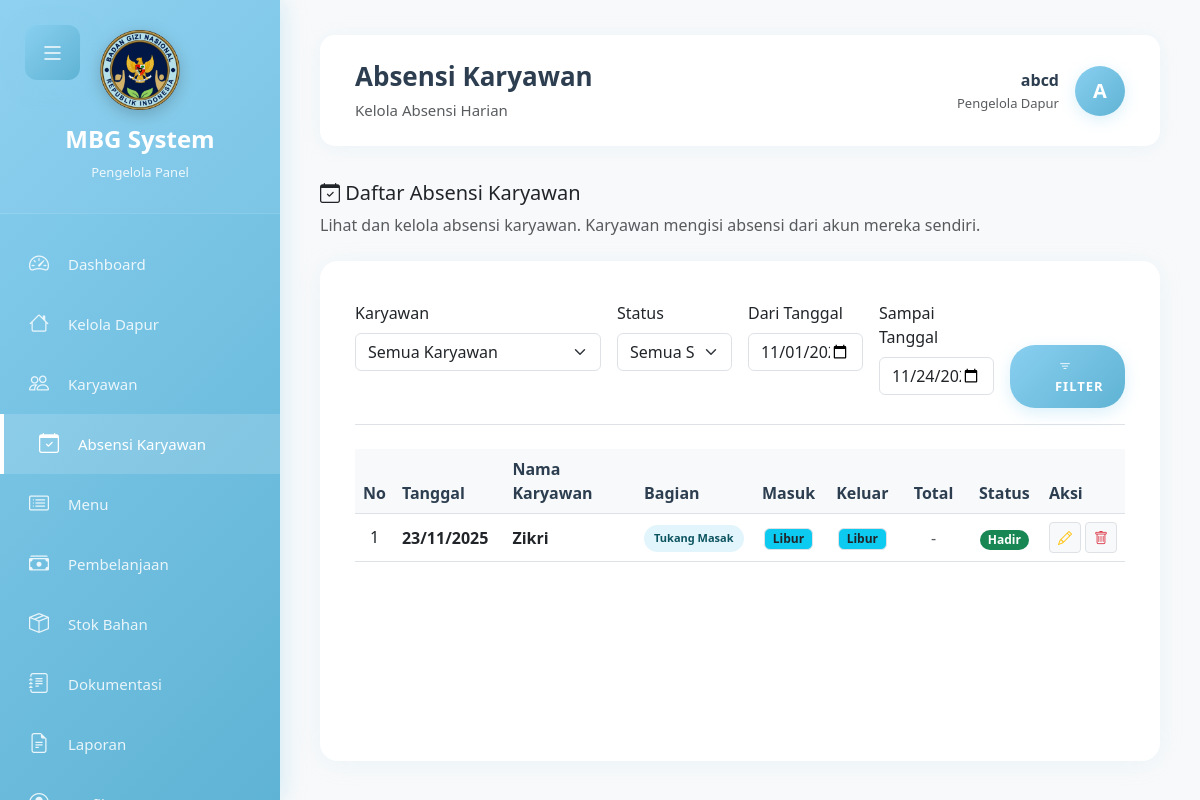
Screenshot of /pengelola/absensi.php (signed in) with the database file from the repository.
### tables this page shows
CREATE TABLE `tbl_absensi` (
  `id_absensi` int(11) NOT NULL,
  `id_karyawan` int(11) NOT NULL,
  `tanggal` date NOT NULL,
  `jam_masuk` time DEFAULT NULL,
  `jam_keluar` time DEFAULT NULL,
  `total_jam_kerja` decimal(5,2) DEFAULT NULL,
  `status_kehadiran` enum('hadir','izin','sakit','alpha') DEFAULT 'hadir',
  `keterangan` text DEFAULT NULL,
  `created_at` timestamp NOT NULL DEFAULT current_timestamp(),
  `updated_at` timestamp NOT NULL DEFAULT current_timestamp() ON UPDATE current_timestamp()
);

CREATE TABLE `tbl_karyawan` (
  `id_karyawan` int(11) NOT NULL,
  `id_role` int(11) DEFAULT 3,
  `id_pengelola` int(11) NOT NULL,
  `id_dapur` int(11) DEFAULT NULL,
  `nama` varchar(100) NOT NULL,
  `bagian` varchar(100) DEFAULT NULL,
  `jam_masuk` time DEFAULT NULL,
  `jam_keluar` time DEFAULT NULL,
  `email` varchar(100) NOT NULL,
  `password` varchar(255) NOT NULL,
  `no_telepon` varchar(20) DEFAULT NULL,
  `alamat` text DEFAULT NULL,
  `tanggal_bergabung` date DEFAULT NULL,
  `foto_profil` varchar(255) DEFAULT NULL,
  `status` enum('aktif','nonaktif','cuti') DEFAULT 'aktif',
  `created_at` timestamp NOT NULL DEFAULT current_timestamp(),
  `updated_at` timestamp NOT NULL DEFAULT current_timestamp() ON UPDATE current_timestamp(),
  `hari_libur` varchar(255) DEFAULT NULL
);

### pengelola/absensi.php (the view, shortened to what this page needs)
<?php
require_once '../koneksi.php';
$id_pengelola = $_SESSION['user_id'];
$tanggal_mulai = isset($_GET['tanggal_mulai']) ? escape($_GET['tanggal_mulai']) : date('Y-m-01');
$tanggal_akhir = isset($_GET['tanggal_akhir']) ? escape($_GET['tanggal_akhir']) : date('Y-m-d');
$query_absensi = "SELECT a.*, k.nama, k.bagian, k.hari_libur, d.nama_dapur
                  FROM tbl_absensi a
                  INNER JOIN tbl_karyawan k ON a.id_karyawan = k.id_karyawan
                  LEFT JOIN tbl_dapur d ON k.id_dapur = d.id_dapur
                  WHERE k.id_pengelola = '$id_pengelola'
                  AND a.tanggal BETWEEN '$tanggal_mulai' AND '$tanggal_akhir'";
$query_absensi .= " ORDER BY a.tanggal DESC, k.nama ASC";
$result_absensi = mysqli_query($conn, $query_absensi);
?>
<!DOCTYPE html>
<html lang="id">
<head>
    <link href="https://cdn.jsdelivr.net/npm/bootstrap@5.3.0/dist/css/bootstrap.min.css" rel="stylesheet">
    <link rel="stylesheet" href="https://cdn.jsdelivr.net/npm/bootstrap-icons@1.11.0/font/bootstrap-icons.css">
    <link rel="stylesheet" href="../assets/css/style.css">
    <link rel="stylesheet" href="../assets/css/admin-dashboard.css">
</head>
<body>
    <button class="mobile-menu-toggle" id="mobileMenuToggle">
        <i class="bi bi-list"></i>
    </button>
    <div class="sidebar" id="sidebar">
        <div class="sidebar-header">
            <div class="sidebar-logo">
                <img src="../assets/img/logo.png" alt="MBG Logo" class="logo-image">
            </div>
            <h4>MBG System</h4>
            <small>Pengelola Panel</small>
        </div>
        <div class="sidebar-menu">
            <a href="dashboard.php"><i class="bi bi-speedometer2"></i><span>Dashboard</span></a>
            <a href="dapur.php"><i class="bi bi-house"></i><span>Kelola Dapur</span></a>
            <a href="karyawan.php"><i class="bi bi-people"></i><span>Karyawan</span></a>
            <a href="absensi.php" class="active">
                <i class="bi bi-calendar-check"></i>
                <span>Absensi Karyawan</span>
            </a>
            <a href="menu.php"><i class="bi bi-card-list"></i><span>Menu</span></a>
            <a href="pembelanjaan.php"><i class="bi bi-cash-stack"></i><span>Pembelanjaan</span></a>
            <a href="stok.php"><i class="bi bi-box-seam"></i><span>Stok Bahan</span></a>
            <a href="dokumentasi.php"><i class="bi bi-journal-text"></i><span>Dokumentasi</span></a>
            <a href="laporan.php"><i class="bi bi-file-earmark-text"></i><span>Laporan</span></a>
            <a href="profil.php">
                <i class="bi bi-person-circle"></i>
                <span>Profil</span>
            </a>
        </div>
    </div>
    <div class="main-content" id="mainContent">
        <div class="top-navbar">
            <div><h4 class="mb-0">Absensi Karyawan</h4><small class="text-muted">Kelola Absensi Harian</small></div>
            <div class="user-profile">
                <a href="profil.php" class="text-decoration-none text-dark d-flex align-items-center">
                    <div class="text-end me-3">
                        <div class="fw-bold"><?= $_SESSION['user_name'] ?></div>
                        <small class="text-muted">Pengelola Dapur</small>
                    </div>
                    <div class="user-avatar">
                        <?php if (isset($_SESSION['foto_profil']) && $_SESSION['foto_profil']): ?>
                            <img src="../assets/img/profil/<?= $_SESSION['foto_profil'] ?>" alt="Profil" class="rounded-circle" style="width: 40px; height: 40px; object-fit: cover;">
                        <?php else: ?>
                            <?= strtoupper(substr($_SESSION['user_name'], 0, 1)) ?>
                        <?php endif; ?>
                    </div>
                </a>
            </div>
        </div>
        <div class="content-wrapper">
            <div class="mb-4">
                <h5><i class="bi bi-calendar-check"></i> Daftar Absensi Karyawan</h5>
                <p class="text-muted mb-0">Lihat dan kelola absensi karyawan. Karyawan mengisi absensi dari akun mereka sendiri.</p>
            </div>
            <div class="table-card">
                <div class="mb-4 pb-3 border-bottom">
                    <form method="GET" action="absensi.php">
                        <div class="row g-3">
                            <div class="col-md-4">
                                <label class="form-label">Karyawan</label>
                                <select name="karyawan" class="form-select">
                                    <option value="">Semua Karyawan</option>
                                </select>
                            </div>
                            <div class="col-md-2">
                                <label class="form-label">Status</label>
                                <select name="status" class="form-select">
                                    <option value="">Semua Status</option>
                                </select>
                            </div>
                            <div class="col-md-2">
                                <label class="form-label">Dari Tanggal</label>
                                <input type="date" name="tanggal_mulai" class="form-control" value="<?= $tanggal_mulai ?>">
                            </div>
                            <div class="col-md-2">
                                <label class="form-label">Sampai Tanggal</label>
                                <input type="date" name="tanggal_akhir" class="form-control" value="<?= $tanggal_akhir ?>">
                            </div>
                            <div class="col-md-2">
                                <label class="form-label d-none d-md-block">&nbsp;</label>
                                <button type="submit" class="btn btn-primary w-100">
                                    <i class="bi bi-filter me-1"></i> Filter
                                </button>
                            </div>
                        </div>
                    </form>
                </div>
                <div class="table-responsive">
                    <table class="table table-hover align-middle table-dapur">
                        <thead>
                            <tr>
                                <th style="width: 5%;">No</th>
                                <th style="width: 15%;">Tanggal</th>
                                <th style="width: 20%;">Nama Karyawan</th>
                                <th style="width: 15%;">Bagian</th>
                                <th style="width: 10%;" class="text-center">Masuk</th>
                                <th style="width: 10%;" class="text-center">Keluar</th>
                                <th style="width: 10%;" class="text-center">Total</th>
                                <th style="width: 10%;" class="text-center">Status</th>
                                <th style="width: 5%;">Aksi</th>
                            </tr>
                        </thead>
                        <tbody>
                            <?php if (mysqli_num_rows($result_absensi) > 0):
                                $no = 1;
                                while($a = mysqli_fetch_assoc($result_absensi)):
                                    $status_class = $a['status_kehadiran'] == 'hadir' ? 'bg-success' :
                                                   ($a['status_kehadiran'] == 'izin' ? 'bg-warning' :
                                                   ($a['status_kehadiran'] == 'sakit' ? 'bg-info' : 'bg-danger'));
                                    $is_weekly_libur = false;
                                    if (!empty($a['hari_libur'])) {
                                        $days_id = [
                                            'Sunday' => 'Minggu',
                                            'Monday' => 'Senin',
                                            'Tuesday' => 'Selasa',
                                            'Wednesday' => 'Rabu',
                                            'Thursday' => 'Kamis',
                                            'Friday' => 'Jumat',
                                            'Saturday' => 'Sabtu'
                                        ];
                                        $day_name = $days_id[date('l', strtotime($a['tanggal']))];
                                        $libur_days = explode(',', $a['hari_libur']);
                                        if (in_array($day_name, $libur_days)) {
                                            $is_weekly_libur = true;
                                        }
                                    }
                            ?>
                            <tr>
                                <td class="text-center"><?= $no++ ?></td>
                                <td>
                                    <div class="fw-semibold text-dark"><?= date('d/m/Y', strtotime($a['tanggal'])) ?></div>
                                </td>
                                <td>
                                    <div class="fw-bold"><?= $a['nama'] ?></div>
                                </td>
                                <td>
                                    <span class="badge-bagian">
                                        <?= ucwords(str_replace('_', ' ', $a['bagian'] ?? 'umum')) ?>
                                    </span>
                                </td>
                                <td class="text-center">
                                    <?php if ($is_weekly_libur): ?>
                                        <span class="badge bg-info text-dark border">Libur</span>
                                    <?php elseif ($a['jam_masuk']): ?>
                                        <span class="badge bg-light text-success border">
                                            <?= date('H:i', strtotime($a['jam_masuk'])) ?>
                                        </span>
                                    <?php else: ?>
                                        -
                                    <?php endif; ?>
                                </td>
                                <td class="text-center">
                                    <?php if ($is_weekly_libur): ?>
                                        <span class="badge bg-info text-dark border">Libur</span>
                                    <?php elseif ($a['jam_keluar']): ?>
                                        <span class="badge bg-light text-danger border">
                                            <?= date('H:i', strtotime($a['jam_keluar'])) ?>
                                        </span>
                                    <?php else: ?>
                                        -
                                    <?php endif; ?>
                                </td>
                                <td class="text-center">
                                    <?php if ($is_weekly_libur): ?>
                                        <span class="text-muted">-</span>
                                    <?php elseif ($a['total_jam_kerja']): ?>
                                        <strong><?= number_format($a['total_jam_kerja'], 2) ?></strong> jam
                                    <?php else: ?>
                                        <span class="text-muted">-</span>
                                    <?php endif; ?>
                                </td>
                                <td class="text-center">
                                    <span class="badge <?= $status_class ?> rounded-pill">
                                        <?= ucfirst($a['status_kehadiran']) ?>
                                    </span>
                                </td>
                                <td>
                                    <div class="d-flex gap-1 justify-content-center">
                                        <button class="btn btn-sm btn-light text-warning border" onclick='editAbsensi(<?= htmlspecialchars(json_encode($a), ENT_QUOTES, 'UTF-8') ?>)' title="Edit">
                                            <i class="bi bi-pencil"></i>
                                        </button>
                                        <button class="btn btn-sm btn-light text-danger border" onclick="deleteAbsensi(<?= $a['id_absensi'] ?>, '<?= htmlspecialchars($a['nama'], ENT_QUOTES, 'UTF-8') ?>', '<?= date('d/m/Y', strtotime($a['tanggal'])) ?>')" title="Hapus">
                                            <i class="bi bi-trash"></i>
                                        </button>
                                    </div>
                                </td>
                            </tr>
                            <?php endwhile; endif; ?>
                        </tbody>
                    </table>
                </div>
            </div>
        </div>
</body>
</html>

### assets/css/style.css (style rules this page uses)
:root { --baby-blue: #89cff0; --baby-blue-dark: #5fb3d4; --baby-blue-light: #b8e6f7; --white: #ffffff; --text-dark: #2c3e50; --text-light: #7f8c8d; --shadow: rgba(137, 207, 240, 0.3); --gradient: linear-gradient(135deg, #89cff0 0%, #5fb3d4 100%); }
* { margin: 0; padding: 0; box-sizing: border-box; }
body { font-family: "Segoe UI", Tahoma, Geneva, Verdana, sans-serif; background: rgb(202, 202, 202); display: flex; justify-content: center; align-items: center; min-height: 100vh; overflow: hidden; }
.btn-primary { background: var(--gradient); border: none; color: var(--white); font-size: 13px; font-weight: 700; padding: 12px 45px; border-radius: 25px; text-transform: uppercase; letter-spacing: 1px; cursor: pointer; transition: all 0.3s ease; margin-top: 12px; box-shadow: 0 5px 15px var(--shadow); animation: fadeIn 1s ease-out 1s both; }

### pengelola/absensi.php (style rules this page uses)
.badge-bagian { background: #e3f5fc; color: #0c5460; padding: 5px 10px; border-radius: 15px; font-size: 11px; white-space: nowrap; display: inline-block; font-weight: 600; }
.table-dapur th { font-weight: 600; color: var(--text-dark); background-color: #f8f9fa; }

### rows the page displays
tbl_absensi: tanggal "23/11/2025", id_karyawan.nama "Zikri", id_karyawan.bagian "Tukang Masak", shows "Libur", status_kehadiran "Hadir"

### other values shown
$_SESSION['user_name'] "abcd"
substr($_SESSION['user_name'], 0, 1) "A"
